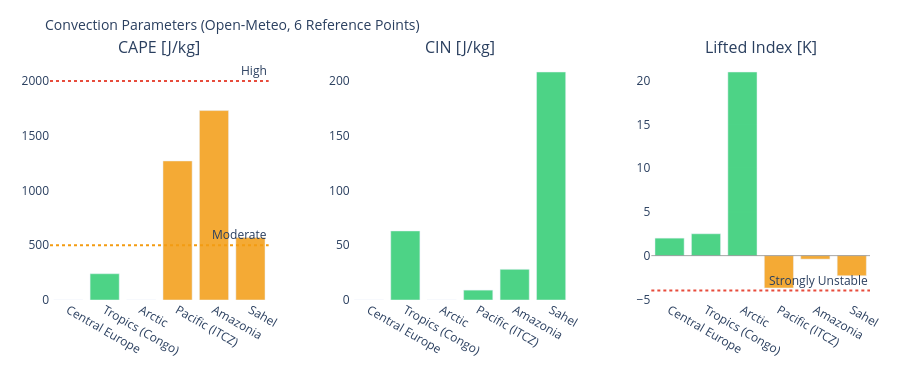

The notebook cell this image was saved under:
### Markdown cell above
---
## 3. Visualizations

### Code cell
# ============================================================
# CAPE / CIN / LIFTED INDEX – Convection potential
# ============================================================

if not df_atm.empty:
    fig = make_subplots(
        rows=1, cols=3,
        subplot_titles=['CAPE [J/kg]', 'CIN [J/kg]', 'Lifted Index [K]'],
        horizontal_spacing=0.1
    )
    pts = df_atm['point'].tolist()
    pt_colors = ['#E85D24','#185FA5','#888780','#378ADD','#639922','#F2A623']

    # CAPE – höher = mehr Gewitterpotential
    cape_vals = df_atm['cape'].fillna(0).tolist()
    cape_colors = ['#e74c3c' if v > 2000 else '#f39c12' if v > 500 else '#2ecc71'
                   for v in cape_vals]
    fig.add_trace(go.Bar(x=pts, y=cape_vals, marker_color=cape_colors,
                         opacity=0.85, showlegend=False), row=1, col=1)
    fig.add_hline(y=2000, line_dash='dot', line_color='#e74c3c',
                  annotation_text='High', row=1, col=1)
    fig.add_hline(y=500,  line_dash='dot', line_color='#f39c12',
                  annotation_text='Moderate', row=1, col=1)

    # CIN – negativer = stärker gedeckelt (weniger Auslöse)
    cin_vals = df_atm['cin'].fillna(0).tolist()
    cin_colors = ['#e74c3c' if v < -200 else '#f39c12' if v < -50 else '#2ecc71'
                  for v in cin_vals]
    fig.add_trace(go.Bar(x=pts, y=cin_vals, marker_color=cin_colors,
                         opacity=0.85, showlegend=False), row=1, col=2)

    # Lifted Index – negativ = instabil
    li_vals = df_atm['li'].fillna(0).tolist()
    li_colors = ['#e74c3c' if v < -4 else '#f39c12' if v < 0 else '#2ecc71'
                 for v in li_vals]
    fig.add_trace(go.Bar(x=pts, y=li_vals, marker_color=li_colors,
                         opacity=0.85, showlegend=False), row=1, col=3)
    fig.add_hline(y=0, line_color='gray', line_width=0.7, row=1, col=3)
    fig.add_hline(y=-4, line_dash='dot', line_color='#e74c3c',
                  annotation_text='Strongly Unstable', row=1, col=3)

    fig.update_layout(
        title=dict(text='Convection Parameters (Open-Meteo, 6 Reference Points)', font=dict(size=14)),
        height=380, plot_bgcolor='rgba(0,0,0,0)', paper_bgcolor='rgba(0,0,0,0)',
        margin=dict(l=50, r=30, t=60, b=80)
    )
    fig.update_xaxes(tickangle=30)
    fig.show()

### Figure 1 — Plotly figure (JSON) as saved in the notebook; plotly's stock layout.template omitted (floating-point values rounded to 4 significant figures)
{"data": [{"marker": {"color": ["#2ecc71", "#2ecc71", "#2ecc71", "#f39c12", "#f39c12", "#f39c12"]}, "opacity": 0.85, "showlegend": false, "type": "bar", "x": ["Central Europe", "Tropics (Congo)", "Arctic", "Pacific (ITCZ)", "Amazonia", "Sahel"], "xaxis": "x", "y": [0.0, 240.0, 0.0, 1270.0, 1730.0, 570.0], "yaxis": "y"}, {"marker": {"color": ["#2ecc71", "#2ecc71", "#2ecc71", "#2ecc71", "#2ecc71", "#2ecc71"]}, "opacity": 0.85, "showlegend": false, "type": "bar", "x": ["Central Europe", "Tropics (Congo)", "Arctic", "Pacific (ITCZ)", "Amazonia", "Sahel"], "xaxis": "x2", "y": [0.0, 63.0, 0.0, 9.0, 28.0, 208.0], "yaxis": "y2"}, {"marker": {"color": ["#2ecc71", "#2ecc71", "#2ecc71", "#f39c12", "#f39c12", "#f39c12"]}, "opacity": 0.85, "showlegend": false, "type": "bar", "x": ["Central Europe", "Tropics (Congo)", "Arctic", "Pacific (ITCZ)", "Amazonia", "Sahel"], "xaxis": "x3", "y": [2.0, 2.5, 21.0, -3.7, -0.4, -2.3], "yaxis": "y3"}], "layout": {"annotations": [{"font": {"size": 16}, "showarrow": false, "text": "CAPE [J/kg]", "x": 0.1333, "xanchor": "center", "xref": "paper", "y": 1.0, "yanchor": "bottom", "yref": "paper"}, {"font": {"size": 16}, "showarrow": false, "text": "CIN [J/kg]", "x": 0.5, "xanchor": "center", "xref": "paper", "y": 1.0, "yanchor": "bottom", "yref": "paper"}, {"font": {"size": 16}, "showarrow": false, "text": "Lifted Index [K]", "x": 0.8667, "xanchor": "center", "xref": "paper", "y": 1.0, "yanchor": "bottom", "yref": "paper"}, {"showarrow": false, "text": "High", "x": 1, "xanchor": "right", "xref": "x domain", "y": 2000, "yanchor": "bottom", "yref": "y"}, {"showarrow": false, "text": "Moderate", "x": 1, "xanchor": "right", "xref": "x domain", "y": 500, "yanchor": "bottom", "yref": "y"}, {"showarrow": false, "text": "Strongly Unstable", "x": 1, "xanchor": "right", "xref": "x3 domain", "y": -4, "yanchor": "bottom", "yref": "y3"}], "height": 380, "margin": {"b": 80, "l": 50, "r": 30, "t": 60}, "paper_bgcolor": "rgba(0,0,0,0)", "plot_bgcolor": "rgba(0,0,0,0)", "shapes": [{"line": {"color": "#e74c3c", "dash": "dot"}, "type": "line", "x0": 0, "x1": 1, "xref": "x domain", "y0": 2000, "y1": 2000, "yref": "y"}, {"line": {"color": "#f39c12", "dash": "dot"}, "type": "line", "x0": 0, "x1": 1, "xref": "x domain", "y0": 500, "y1": 500, "yref": "y"}, {"line": {"color": "gray", "width": 0.7}, "type": "line", "x0": 0, "x1": 1, "xref": "x3 domain", "y0": 0, "y1": 0, "yref": "y3"}, {"line": {"color": "#e74c3c", "dash": "dot"}, "type": "line", "x0": 0, "x1": 1, "xref": "x3 domain", "y0": -4, "y1": -4, "yref": "y3"}], "title": {"font": {"size": 14}, "text": "Convection Parameters (Open-Meteo, 6 Reference Points)"}, "xaxis": {"anchor": "y", "domain": [0.0, 0.2667], "tickangle": 30}, "xaxis2": {"anchor": "y2", "domain": [0.3667, 0.6333], "tickangle": 30}, "xaxis3": {"anchor": "y3", "domain": [0.7333, 1.0], "tickangle": 30}, "yaxis": {"anchor": "x", "domain": [0.0, 1.0]}, "yaxis2": {"anchor": "x2", "domain": [0.0, 1.0]}, "yaxis3": {"anchor": "x3", "domain": [0.0, 1.0]}}}
